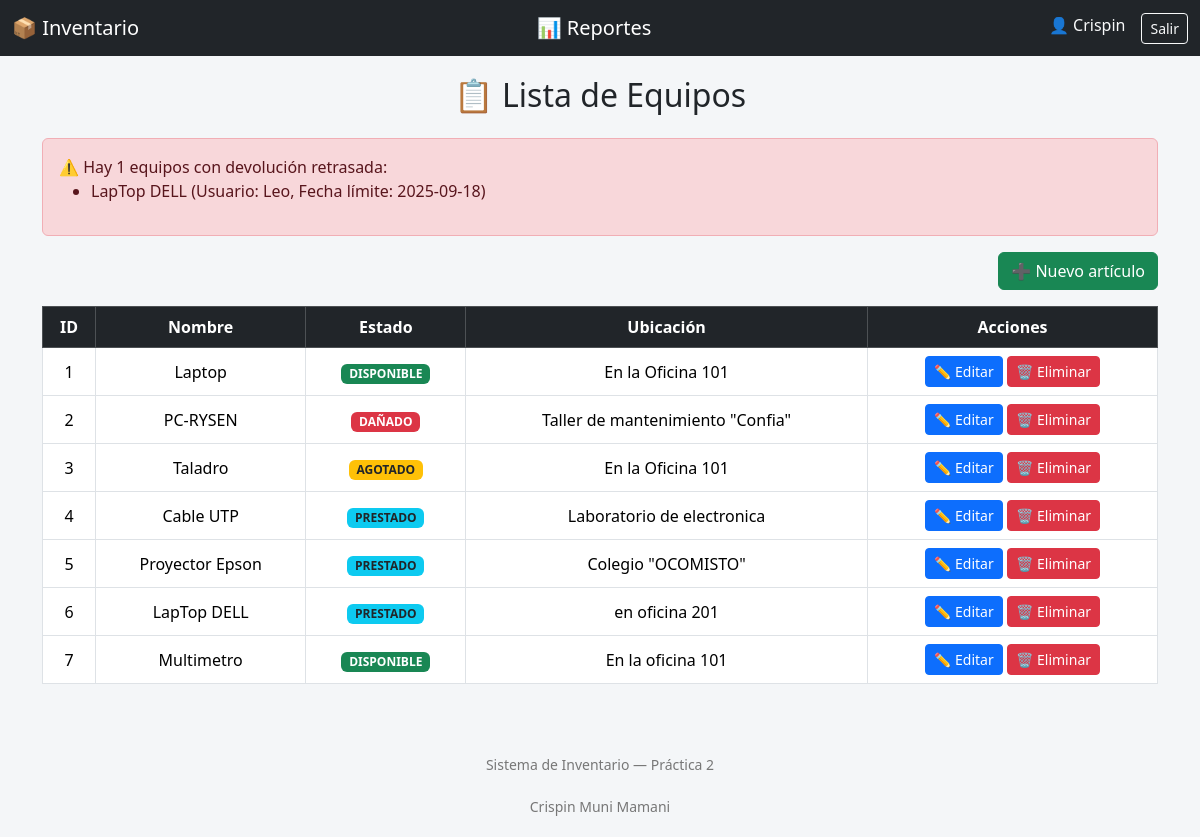
The page /articulos (signed in) on the database its author committed.
### tables this page shows
CREATE TABLE prestamos(
        id INTEGER PRIMARY KEY AUTOINCREMENT,
        id_equipo INTEGER,
        id_usuario INTEGER,
        fecha_prestamo DATE,
        fecha_devolucion DATE,
        FOREIGN KEY (id_equipo) REFERENCES equipos(id),
        FOREIGN KEY (id_usuario) REFERENCES usuarios(id)
    );

CREATE TABLE equipos(
        id INTEGER PRIMARY KEY AUTOINCREMENT,
        nombre VARCHAR(80) NOT NULL,
        estado VARCHAR(20) CHECK(estado IN('DISPONIBLE', 'AGOTADO', 'PRESTADO', 'DAÑADO')),
        ubicacion TEXT 
    );

CREATE TABLE usuarios(
    id INTEGER PRIMARY KEY AUTOINCREMENT,
    nombre VARCHAR(80),
    cargo VARCHAR(20) CHECK(cargo IN ('Admin','Supervisor','Usuario'))
    );

### app.py (the view)
@app.route("/articulos")
def articulos():
    if "nombre" not in session:
        return redirect(url_for("login"))
    conn=get_conexion()
    equipos=conn.execute("SELECT * FROM equipos").fetchall()
    vencidos = equipos_vencidos()
    conn.close()
    return render_template("articulos.html", equipos=equipos, nombre=session["nombre"], vencidos=vencidos)

### app.py (called while the page is built)
def get_conexion():
    con=sqlite3.connect('Inventarios.db')
    con.row_factory=sqlite3.Row
    return con

def equipos_vencidos():
    conn=get_conexion()
    cursor=conn.cursor()
    hoy=date.today().strftime("%Y-%m-%d")
    cursor.execute('''
                 SELECT e.nombre, p.id_usuario, u.nombre as usuario,p.fecha_devolucion  FROM prestamos p
                 JOIN equipos e ON p.id_equipo=e.id
                 JOIN usuarios u ON p.id_usuario=u.id
                 WHERE p.fecha_devolucion < ? AND e.estado='PRESTADO'
                 ''',(hoy,))
    vencidos=cursor.fetchall()
    conn.close()
    return vencidos

### templates/articulos.html (shortened to what this page needs)
{% extends "base.html" %}
{% block content %}
<h2 class="mb-4 text-center">📋 Lista de Equipos</h2>
{% if vencidos %}
<div class="alert alert-danger">
  ⚠️ Hay {{ vencidos|length }} equipos con devolución retrasada:
  <ul>
    {% for v in vencidos %}
      <li>{{ v.nombre }} (Usuario: {{ v.usuario }}, Fecha límite: {{ v.fecha_devolucion }})</li>
    {% endfor %}
  </ul>
</div>
{% endif %}
<div class="mb-3 text-end">
  <a href="{{ url_for('nuevo') }}" class="btn btn-success">➕ Nuevo artículo</a>
</div>
<table class="table table-hover table-bordered align-middle text-center">
  <thead class="table-dark">
    <tr>
      <th>ID</th>
      <th>Nombre</th>
      <th>Estado</th>
      <th>Ubicación</th>
      <th>Acciones</th>
    </tr>
  </thead>
  <tbody>
    {% for e in equipos %}
    <tr>
      <td>{{ e.id }}</td>
      <td>{{ e.nombre }}</td>
      <td>
        {% if e.estado == 'DISPONIBLE' %}
          <span class="badge bg-success">{{ e.estado }}</span>
        {% elif e.estado == 'AGOTADO' %}
          <span class="badge bg-warning text-dark">{{ e.estado }}</span>
        {% elif e.estado == 'PRESTADO' %}
          <span class="badge bg-info text-dark">{{ e.estado }}</span>
        {% else %}
          <span class="badge bg-danger">{{ e.estado }}</span>
        {% endif %}
      </td>
      <td>{{ e.ubicacion }}</td>
      <td>
        <a href="{{ url_for('editar', id=e.id) }}" class="btn btn-sm btn-primary">✏️ Editar</a>
        <a href="{{ url_for('eliminar', id=e.id) }}" class="btn btn-sm btn-danger" onclick="return confirm('¿Eliminar este artículo?')">🗑️ Eliminar</a>
      </td>
    </tr>
    {% endfor %}
  </tbody>
</table>
{% endblock %}

### templates/base.html (style rules this page uses)
body { background-color: #f4f6f8; font-family: "Segoe UI", Arial, sans-serif; }
.table { background: white; }

### rows shown on the page
prestamos: nombre "LapTop DELL", usuario "Leo", fecha_devolucion "2025-09-18"
equipos: id "1", nombre "Laptop", estado "DISPONIBLE", ubicacion "En la Oficina 101"
equipos: id "2", nombre "PC-RYSEN", estado "DAÑADO", ubicacion "Taller de mantenimiento \"Confia\""
equipos: id "3", nombre "Taladro", estado "AGOTADO", ubicacion "En la Oficina 101"
equipos: id "4", nombre "Cable UTP", estado "PRESTADO", ubicacion "Laboratorio de electronica"
equipos: id "5", nombre "Proyector Epson", estado "PRESTADO", ubicacion "Colegio \"OCOMISTO\""
equipos: id "6", nombre "LapTop DELL", estado "PRESTADO", ubicacion "en oficina 201"
equipos: id "7", nombre "Multimetro", estado "DISPONIBLE", ubicacion "En la oficina 101"

### other values the page prints
{{ session.nombre }} "Crispin"
{{ vencidos|length }} "1"
